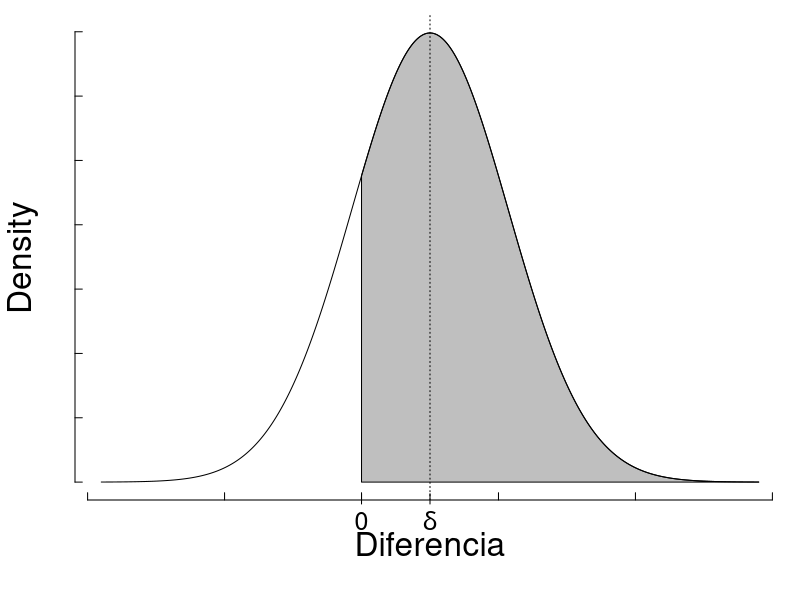

Write R code to recreate this figure.
###########################################
# Header
oldpar <- par(no.readonly = TRUE)
oldwd <- getwd()
this.dir <- dirname(parent.frame(2)$ofile)
nombre.R <-  sys.frame(1)$ofile
require(tools)
nombre <- print(file_path_sans_ext(nombre.R))
pdf(paste0(nombre,".pdf"),width = 8, height = 5  )
setwd(this.dir)
#setwd("~/gaming/materias/inferencia_bayesiana/trabajoFinal/imagenes")
#####################################

par(mar=c(5,3.75,.75,.75))



beta <- 2000/7
s_1 <- 2000
s_2 <- 1750
tb <-  s_1+s_2
D <- ( -1200+tb):(1200+tb)
ta <- s_1 + s_2 - 250

dnormal <- dnorm(D,s_1+s_2,beta)
plot(D,dnormal, type="l",lwd=1,axes = F,ann = F)

axis(side=2, labels=NA,cex.axis=0.6,tck=0.015)
axis(side=1, labels=NA,cex.axis=0.6,tck=0.015)
axis(lwd=0,side=1, at=0,las=0,cex.axis=1.33,line=-0.6)
axis(lwd=1,side=1, at=ta,labels=expression( 0 ),las=0,cex.axis=1.5,line=-0.3)
axis(lwd=1,side=1, at=tb,labels=expression( delta ),las=0,cex.axis=1.5,line=-0.3)

mtext(text ="Density" ,side =2 ,line=2,cex=2)
mtext(text ="Diferencia",side =1 ,line=2,cex=2)
abline(v=tb,lty=3)

#segments(0,0,0,dnorm(0,s_1+s_2,beta))
base <- rep(0,length(D))
xx <- c(D[D>=ta],rev(D[D>=ta]))
yy <- c(base[D>=ta],rev(dnormal[D>=ta]) )
polygon(xx,yy,col=rgb(0,0,0,0.25))

mid <- length(D)%/%2
h <- dnormal[mid]/4

#######################################
# end 
dev.off()
setwd(oldwd)
par(oldpar, new=F)
#########################################